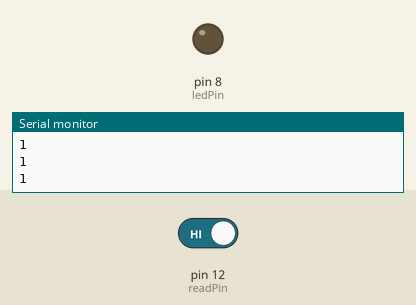
The sketch below on a simulated Arduino Uno, built with avr-gcc and run on an emulated ATmega328P. Shown: output pins drawn as LEDs (lit = HIGH), the last lines printed to the serial monitor. Dashed ring = blinking. Inputs (shaded band) come from the test bench; at power-on: pin 12 (readPin) HIGH.

Above: at 1.2 s.
1.3 s: pin 12 (readPin) driven LOW
At 1.6 s:
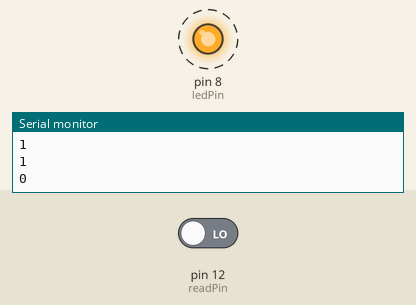
4.3 s: pin 12 (readPin) driven HIGH
At 5.3 s:
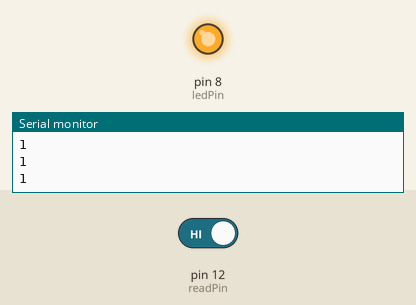
Timing chart, 0 to 7.3 s (numbered marks = the images above; inputs shaded):
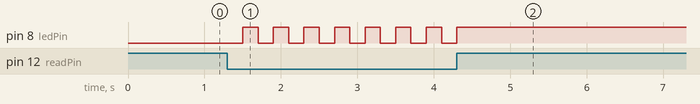

Measured:
- after the input at 1.3 s, pin 8 (ledPin): alternates HIGH for 0.20 s and LOW for 0.20 s, starting after 0.20 s
- after the input at 4.3 s, pin 8 (ledPin): goes on until 4.3 s, then stays HIGH

The sketch:

T28toggle.ino
```cpp
int ledPin = 8;
int readPin = 12;
int readVal;
int delayT = 100;
int toggle = 1;


void setup() {
 pinMode(readPin,INPUT);
 pinMode(ledPin,OUTPUT);
Serial.begin(9600);
}

void loop() {

  readVal = digitalRead(readPin);
  Serial.println(readVal);
  delay(delayT);
  if(readVal == 0){
    toggle++;
  }
  if(toggle%2 == 0){
    digitalWrite(ledPin,HIGH);
    delay(delayT);
  }
  else if(toggle%2 !=0){
    digitalWrite(ledPin,LOW);
    delay(delayT);
  }
}
```
